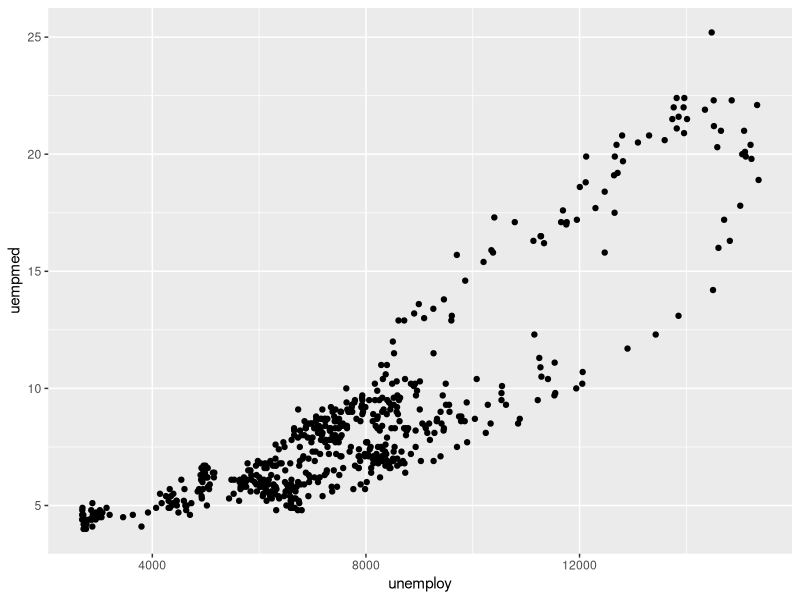

The R source for this figure:
# install ggplot2 packages 
install.packages("ggplot2")

# importing the ggplot2 library
library(ggplot2)

# show the sample data available
try(data(package = "ggplot2"))

# displaying data
economics

# display info
?economics

# scattered plot 
ggplot(economics, aes(unemploy, uempmed)) + geom_point()

